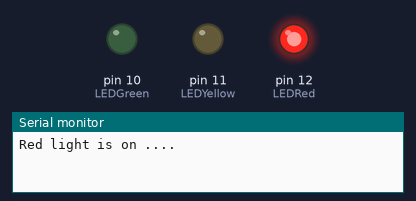
Bench run of a sketch on a simulated Arduino Uno, built with avr-gcc and run on an emulated ATmega328P. On the bench: output pins drawn as LEDs (lit = HIGH), the last lines printed to the serial monitor.

Above: at 4.0 s.
At 21.0 s:
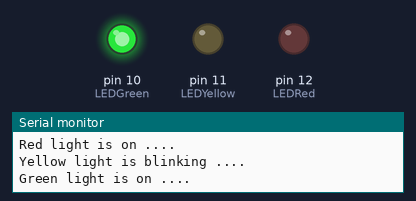
At 32.5 s:
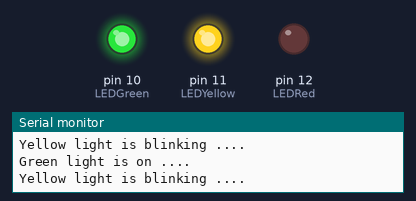
At 42.5 s:
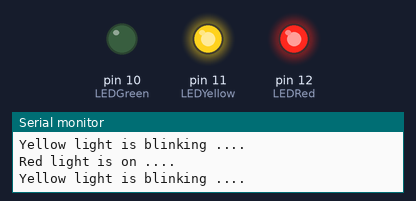
Timing chart, 0 to 44.2 s (numbered marks = the images above):
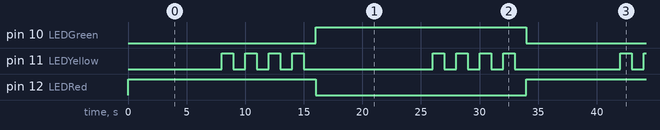

Measured:
- by itself, pin 10 (LEDGreen): alternates HIGH for 18.0 s and LOW for 16.0 s
- by itself, pin 12 (LEDRed): alternates HIGH for 16.0 s and LOW for 18.0 s
- by itself, pin 11 (LEDYellow): repeats every 34.0 s: 3 × (LOW 1.0 s, HIGH 1.0 s), LOW 11.0 s, 3 × (HIGH 1.0 s, LOW 1.0 s), HIGH 1.0 s, LOW 9.0 s, HIGH 1.0 s

The sketch:

Traffic_Light_Model.ino
```cpp
/*
Basic Arduino Skills
  - Controlling Multiple LEDs (Traffic Light Model)

This project demonstrates how to cycle through three LEDs in turn
-- first Red, then Yellow and then Green

created 11/06/2018
modified 11/06/2018
by: Reid Tutorial Ministry
*/

// Declare pin assignments
#define LEDRed 12
#define LEDYellow 11
#define LEDGreen 10

// the setup function runs once when you press reset or power the board
void setup() {

    Serial.begin(9600);               // open Serial Monitor (9600 bits per second / baud rate)
    // initialize LED Pins as output.
    pinMode(LEDRed, OUTPUT);
    pinMode(LEDYellow, OUTPUT);
    pinMode(LEDGreen, OUTPUT);
}

// this loop will repeat forever until power is off
void loop() {
  // turn on Red for 8 seconds, others off
  Serial.println("Red light is on ....");

  digitalWrite(LEDRed, HIGH);   // Red on
  digitalWrite(LEDYellow, LOW); // Yellow off
  digitalWrite(LEDGreen, LOW);  // Green off
  delay(8000);        // pause 10 seconds

  // blink Yellow for 4 times
  Serial.println("Yellow light is blinking ....");

  for (int i=0; i<4; i++) {
    digitalWrite(LEDYellow, HIGH);  // Yellow on
    delay(1000);        // pause 1 second
    digitalWrite(LEDYellow, LOW);  // Yellow on
    delay(1000);        // pause 1 second
  }

  // turn on Green for 10 seconds, others off
  Serial.println("Green light is on ....");

  digitalWrite(LEDRed, LOW);    // Red off
  digitalWrite(LEDYellow, LOW); // Yellow off
  digitalWrite(LEDGreen, HIGH); // Green on
  delay(10000);        // pause 20 seconds

  // blink Yellow for 4 times
  Serial.println("Yellow light is blinking ....");

  for (int i=0; i<4; i++) {
    digitalWrite(LEDYellow, HIGH);  // Yellow on
    delay(1000);        // pause 1 second
    digitalWrite(LEDYellow, LOW);  // Yellow on
    delay(1000);        // pause 1 second
  }

  Serial.println();         // blank line between each cycle
}
```
